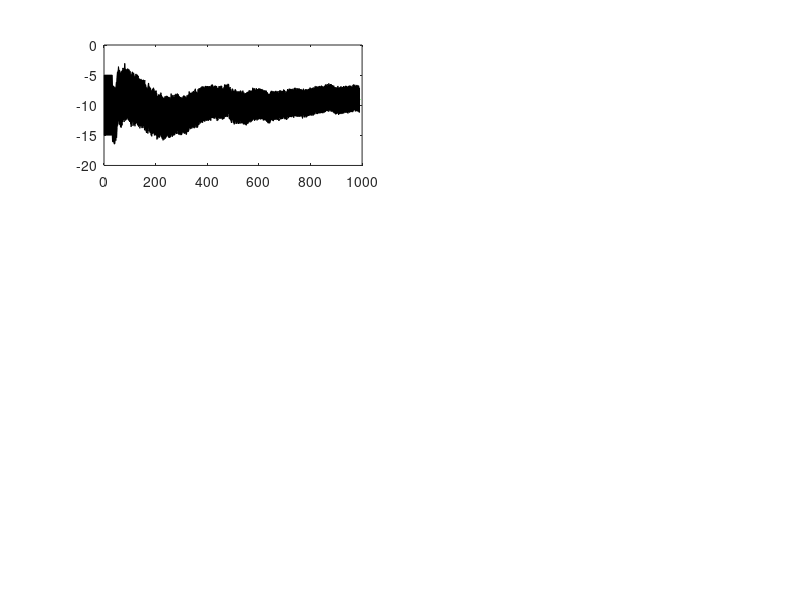

Here is the MATLAB script that generated this plot: (Note: this script raises an error after producing the figure.)
%% Figure ploting for Figure 5
%% Figure ploting for Figure 5A
load('simulation_data/Figure5A.mat');
subplot(3, 2, 1)
k=[];
k(1,:) = [0 1 0];
k(2,:) = [0 0 1];
k(3,:) = [1 0 0];
kk(1, :) = [0.8, 1, 0.8];
kk(2, :) = [0.8, 0.8, 1];
kk(3, :) = [1, 0.8, 0.8];
for kkk = 1

    b = B_s{1, 2, kkk};
    c = C_s{1, 2, kkk};
    
    for i = 1: 3
        
        % mean
        plot(b(:,i), 'Color', k(i, :), 'LineWidth', 2);

        hold on
        % error band
        p = fill([1: length(b(:,i)) length(b(:,i)): -1: 1], ...
        [c(:,i, 2)', c(end:-1:1, i, 1)'], 'black');
        p.FaceColor = kk(i, :);
        p.EdgeColor = 'none';
        p.FaceAlpha= 0.5;
        
    end
    % ground truth
    plot(1: length(b(:,i)), -10 * ones(length(b(:,i)), 1), 'g--',  'LineWidth', 2)
    plot(1: length(b(:,i)), 10 * ones(length(b(:,i)), 1), 'b--',  'LineWidth', 2) % for constant decision bias
    plot(1: length(b(:,i)), 20 * ones(length(b(:,i)), 1), 'r--',  'LineWidth', 2)
    % zero
    plot(1: length(b(:,i)), 0 * ones(length(b(:,i)), 1), 'k--',  'LineWidth', 2)
end
set(gca, 'xscale', 'log')
xlabel('Trial')
ylabel('Perceptual/Decision Bias (deg)')
set(gca, 'LineWidth', 1, 'FontSize', 10)
xlim([20, 1000])
box off
%% Figure ploting for Figure 5B
load('simulation_data/Figure5B.mat');
subplot(3, 2, 2)
k=[];
k(1,:) = [0 1 0];
k(2,:) = [0 0 1];
k(3,:) = [1 0 0];
kk(1, :) = [0.8, 1, 0.8];
kk(2, :) = [0.8, 0.8, 1];
kk(3, :) = [1, 0.8, 0.8];
for kkk = 1

    b = B_s{1, 2, kkk};
    c = C_s{1, 2, kkk};
    
    for i = 1: 3
        
        % mean
        plot(b(:,i), 'Color', k(i, :), 'LineWidth', 2);

        hold on
        % error band
        p = fill([1: length(b(:,i)) length(b(:,i)): -1: 1], ...
        [c(:,i, 2)', c(end:-1:1, i, 1)'], 'black');
        p.FaceColor = kk(i, :);
        p.EdgeColor = 'none';
        p.FaceAlpha= 0.5;
        
    end
    % ground truth
    plot(1: length(b(:,i)), -10 * ones(length(b(:,i)), 1), 'g--',  'LineWidth', 2)
    plot(1: length(b(:,i)), 10 * sin((1: length(b(:,i)))/2000 * pi), 'b--',  'LineWidth', 2) % for changning decision bias
    plot(1: length(b(:,i)), 20 * ones(length(b(:,i)), 1), 'r--',  'LineWidth', 2)
    % zero
    plot(1: length(b(:,i)), 0 * ones(length(b(:,i)), 1), 'k--',  'LineWidth', 2)
end
xlim([20, 1000]);
set(gca, 'xscale', 'log')
xlabel('Trial Number')
ylabel('Perceptual/Decision Bias (deg)')
set(gca, 'LineWidth', 1, 'FontSize', 10)
box off
%% Figure ploting for Figure 5CDEF
clear
clc
gt1 = -10;

color_plot(3, :) = [0, 1/3, 0]; 
color_plot(2, :) = [0, 2/3, 0]; 
color_plot(1, :) = [0, 1, 0]; 

load('simulation_data/Figure5CE_informative.mat');
% data process for Figure 5CE
for i = 1: 25 
    for j = 1: 12
        bb(i, j, :) = B_s{j, 2, i}(:,1);
    end
end
bb = reshape(bb, 100, 3, []);
bb = permute(bb, [3, 2, 1]);
for i = 1: 3
    dis_P_1_m(i,2,:, :) = bb(:,i,:);
end
load('simulation_data/Figure5CE_noninformative.mat');
for i = 1: 100
flat_P_1_m(1,2,:, i) = B_s{1, 2, i}(:,1);
end

% Figure5 CD
% our method in figure 5C
subplot(3, 2, 3)
for i = 1: 3
    hold on
    plot(33: 990, squeeze(mean(sqrt((dis_P_1_m(i, 2, 33: end, :) -gt1).^2), 4)), '-','Color', color_plot(i, :), 'LineWidth', 1)
end
% flat in figure 5C
plot(33: 990, squeeze(mean(sqrt((flat_P_1_m(1, 2, 33: end, :) -gt1).^2), 4)), '--','Color', [0,0,0], 'LineWidth', 1) 
set(gca, 'xscale', 'log')
xlim([33, 1000])
ylabel('RMSE(deg)')
xlabel('Trial Number')
% our method in figure 5D
subplot(3, 2, 5)
for i = 1: 3
    hold on
    plot(33: 990, squeeze(std(sqrt((dis_P_1_m(i, 2, 33: end, :) -gt1).^2),[], 4)), '-','Color', color_plot(i, :), 'LineWidth', 1)
end
% flat in figure 5D
plot(33: 990, squeeze(std(sqrt((flat_P_1_m(1, 2, 33: end, :) -gt1).^2),[], 4)), '--','Color', [0,0,0], 'LineWidth', 1) 
set(gca, 'xscale', 'log')
xlim([33, 1000])
ylabel('SD(deg)')
xlabel('Trial Number')

clear
clc
gt1 = -10;

color_plot(1, :) = [0, 1/3, 0]; 
color_plot(2, :) = [0, 2/3, 0]; 
color_plot(3, :) = [0, 1, 0]; 

% data process for Figure 5DF
load('simulation_data/Figure5DF_stan.mat');
for i = 1: 100
    for j = 1: 3 
        dis_P_1_m(j,2,:, i) = B_s{j, 2, i}(:,1);
    end
end
% data process for Figure 5DF, psignifit
load('simulation_data/Figure5DF_pisignifitDefault.mat');
for i = 1: 100
    for j = 1: 3
        b = B_raw{j, 2, i};
        b_right = b{1,1};
        b_neu = b{2,1};
        psig_P_1_m(j,2,:, i) = b_right - b_neu;
    end
end

% our method in figure 5D
subplot(3, 2, 4)
for i = 1: 3
    hold on
    plot(33: 990, squeeze(mean(sqrt((dis_P_1_m(i, 2, 33: end, :) -gt1).^2), 4)), '-','Color', color_plot(i, :), 'LineWidth', 1)
end
% psignifit in figure 5D
for i = 1: 3
    hold on
    plot(33: 990, squeeze(mean(sqrt((psig_P_1_m(i, 2, 33: end, :) -gt1).^2), 4)), '--','Color', color_plot(i, :), 'LineWidth', 1)
end
set(gca, 'xscale', 'log')
xlim([33, 1000])
ylabel('RMSE(deg)')
xlabel('Trial Number')

% our method in figure 5F
subplot(3, 2, 6)
for i = 1: 3
    hold on
    plot(33: 990, squeeze(std(sqrt((dis_P_1_m(i, 2, 33: end, :) -gt1).^2),[], 4)), '-','Color', color_plot(i, :), 'LineWidth', 1)
end
% psignifit in figure 5F
for i = 1: 3
    hold on
    plot(33: 990, squeeze(std(sqrt((psig_P_1_m(i, 2, 33: end, :) -gt1).^2),[], 4)), '--','Color', color_plot(i, :), 'LineWidth', 1)
end
set(gca, 'xscale', 'log')
xlim([33, 1000])
ylabel('SD(deg)')
xlabel('Trial Number')